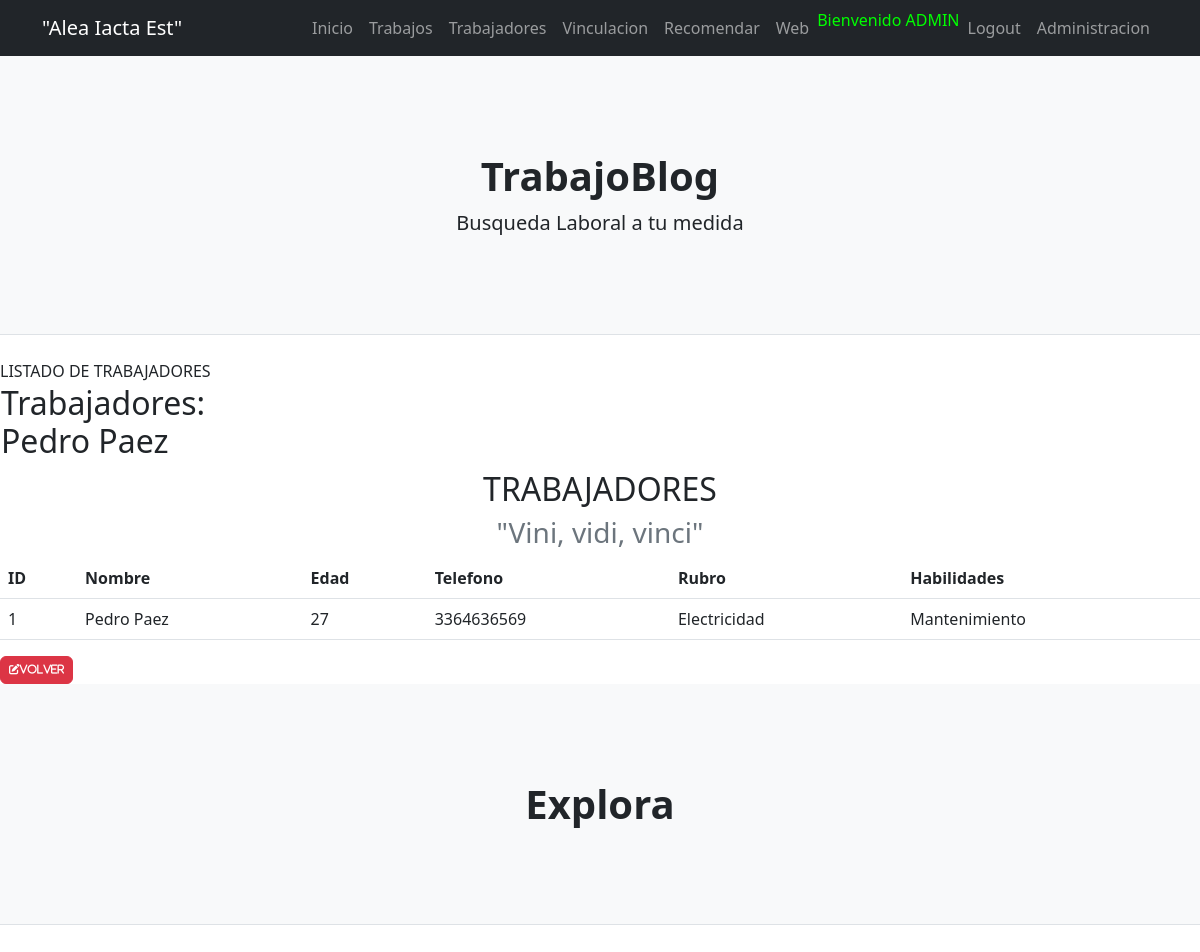
/aplicacionBlog/detail_trabajador/1/ (signed in), run on the app's committed database.
### aplicacionBlog/models.py (models this page shows)
class Trabajador(models.Model):
    nombre = models.CharField(max_length=50)
    edad = models.IntegerField()
    telefono = models.CharField(max_length=20)
    rubro = models.CharField(max_length=50, choices=RUBRO_CHOICES)
    habilidades = models.TextField()
    def __str__(self):
        return self.nombre

### aplicacionBlog/views.py (the view)
# urls.py: path('detail_trabajador/<int:pk>/', TrabajadorDetail.as_view(), name="detail_trabajadores"),
class TrabajadorDetail(LoginRequiredMixin, DetailView):
    model = Trabajador

### aplicacionBlog/templates/aplicacionBlog/trabajador_detail.html (shortened to what this page needs)
{% extends 'aplicacionBlog/base.html' %}
{% load static %}
{% block cabecera %}
    <div class="masthead-heading text-uppercase">Listado de trabajadores</div>
{% endblock cabecera %}
{% block contenido %}
<table>
    <tr>
        <td width="200"><h2>Trabajadores: {{ object}}</h2></td>
    </tr>
</table>
    <section class="page-section" id="services">
        <div class="container">
            <div class="text-center">
                <h2 class="section-heading text-uppercase">Trabajadores</h2>
                <h3 class="section-subheading text-muted">"Vini, vidi, vinci"</h3>
            </div>
        </div>
    </section>
    <table class="table">
        <thead>
            <tr>
                <th>ID</th>
                <th>Nombre</th>
                <th>Edad</th>
                <th>Telefono</th>
                <th>Rubro</th>
                <th>Habilidades</th>
            </tr>
        </thead>
        <tbody>
                <tr>
                    <td>{{ trabajador.id }}</td>
                    <td>{{ trabajador.nombre }}</td>
                    <td>{{ trabajador.edad }}</td>
                    <td>{{ trabajador.telefono }}</td>
                    <td>{{ trabajador.get_rubro_display }}</td>
                    <td>{{ trabajador.habilidades }}</td>
                </tr>
        </tbody>
    </table>
    <a
    href="{% url 'trabajador' %}"
    class="btn btn-danger"
    style="--bs-btn-padding-y: .25rem; --bs-btn-padding-x: .5rem; --bs-btn-font-size: .75rem;"
    ><i class= "fa fa-edit fa-sm" title="List Back">Volver</i>
    </a>
{% endblock contenido %}

### aplicacionBlog/templates/aplicacionBlog/base.html (shortened to what this page needs)
<!DOCTYPE html>
<html lang="es">
    <head>
        {% load static %}
        <link href="{% static 'aplicacionBlog/css/styles.css' %}" rel="stylesheet" />
    </head>
    <body>
        <nav class="navbar navbar-expand-lg navbar-dark bg-dark">
            <div class="container">
                <a class="navbar-brand">"Alea Iacta Est"</a>
            {% if user.is_authenticated %}
                <div class="collapse navbar-collapse" id="navbarSupportedContent">
                    <ul class="navbar-nav ms-auto mb-2 mb-lg-0">
                        <li class="nav-item"><a class="nav-link" href="{% url 'home' %}">Inicio</a></li>
                        <li class="nav-item"><a class="nav-link" href="{% url 'trabajo' %}">Trabajos</a></li>
                        <li class="nav-item"><a class="nav-link" href="{% url 'trabajador' %}">Trabajadores</a></li>
                        <li class="nav-item"><a class="nav-link" href="{% url 'vinculaciones' %}">Vinculacion</a></li>
                        <li class="nav-item"><a class="nav-link" href="{% url 'recomendaciones' %}">Recomendar</a></li>
                        <li class="nav-item"><a class="nav-link" href="{% url 'inicio' %}">Web</a></li>
                        <p style="color:#00FF00">Bienvenido {{ user.username|upper}}</p>
                        <li class="nav-item"><a class="nav-link" href="{% url 'logout' %}">Logout</a></li>
                        <li class="nav-item"><a class="nav-link" href="{% url 'admin:index' %}">Administracion</a></li>
                    </ul>
                </div>
            {% else %}
                        <a class="btn btn-success" href="{% url 'register' %}">Registro</a></li>
                        <a class="btn btn-info" href="{% url 'login' %}">Login</a></li>
            {% endif %}
            </div>
        </nav>
        <header class="py-5 bg-light border-bottom mb-4">
            <div class="container">
                <div class="text-center my-5">
                    <h1 class="fw-bolder">TrabajoBlog</h1>
                    <p class="lead mb-0">Busqueda Laboral a tu medida</p>
                </div>
            </div>
        </header>
        {% block cabecera %}
        {% endblock cabecera %}
        {% block contenido %}
        {% endblock contenido %}
        <link rel="stylesheet" href="http://cdnjs.cloudflare.com/ajax/libs/font-awesome/6.4.0/css/all.min.css"/>
        <button class="navbar-toggler" type="button" data-bs-toggle="collapse" data-bs-target="#navbarSupportedContent" aria-controls="navbarSupportedContent" aria-expanded="false" aria-label="Toggle navigation"><span class="navbar-toggler-icon"></span></button>
        <header class="py-5 bg-light border-bottom mb-4">
            <div class="container">
                <div class="text-center my-5">
                    <h1 class="fw-bolder">Explora</h1>
                </div>
            </div>
        </header>
    </body>
</html>

### data on the page
Trabajador: nombre "Pedro Paez", id "1", edad "27", telefono "3364636569", rubro "Electricidad", habilidades "Mantenimiento"

### other printed values
{{ user.username|upper }} "ADMIN"
